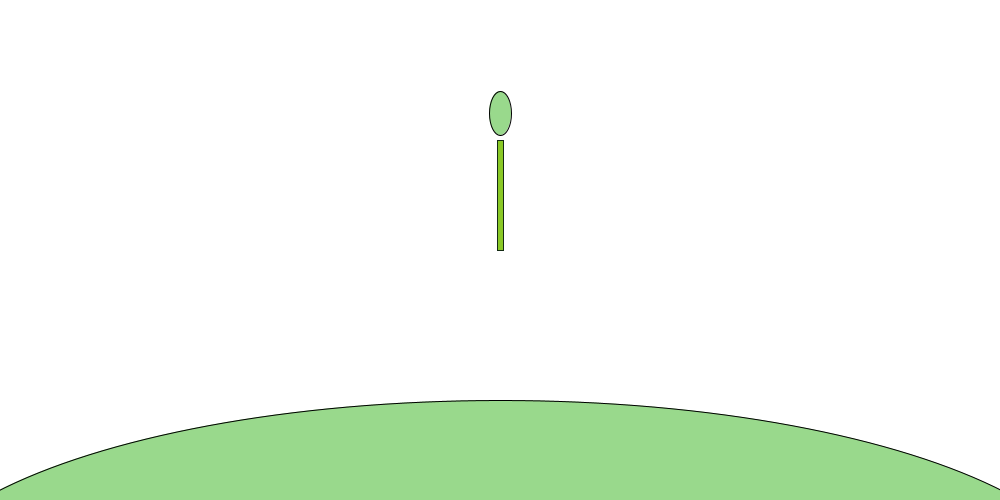
Frame 1 (no input)
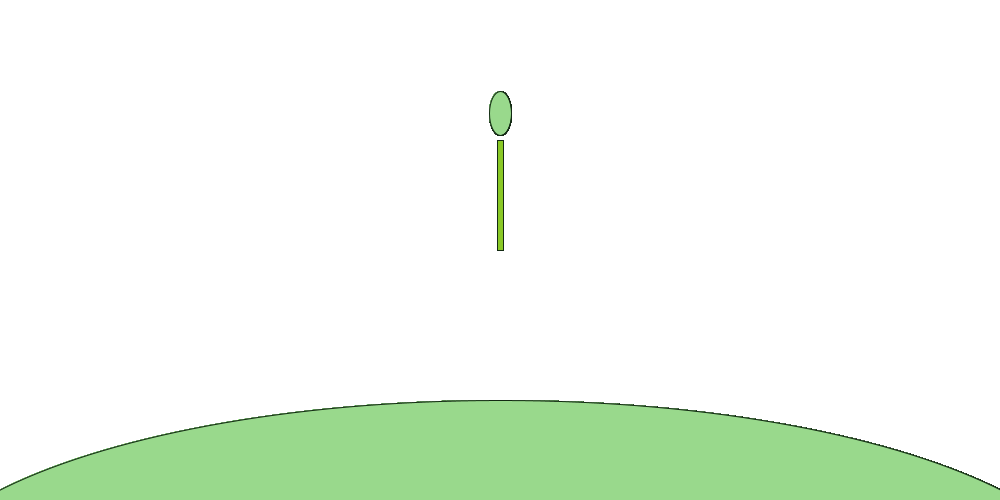
Frame 60 (the mouse pressed at the canvas centre just before this capture)
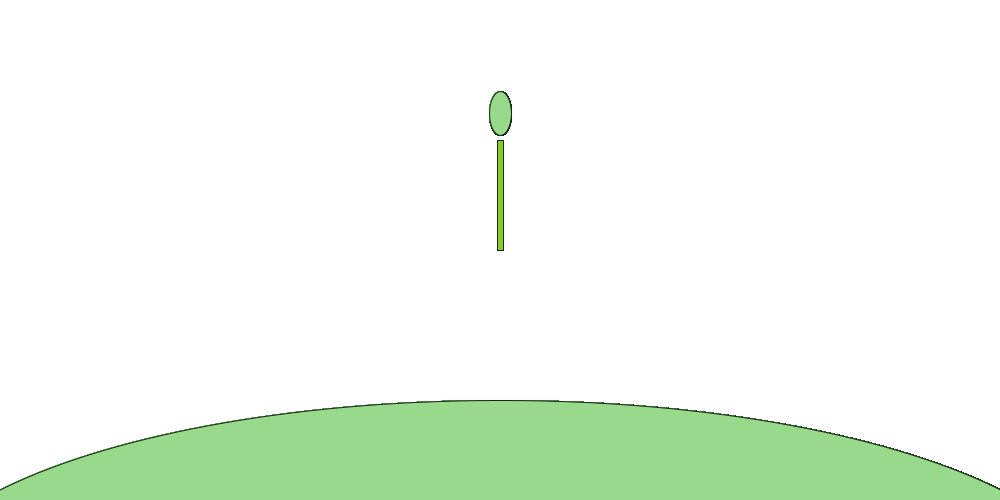
Frame 120 (the mouse held since frame 60 and released just before this capture)

The Processing sketch that drew these frames (run headless with seeded random() and noise(); from frame 60 on, the mouse is pressed at the canvas centre):

// Processing sketch: Clay_Project
// ── Clay_Project.pde
//person in flower garden/field looking at the sky ( may be sun set idk)  on a hill


//colours
color hillgreen=#99d98c;
//color hillgreen=#8ac926;
color stem=#8ac926;
color greenOutline=#132a13;










//setup 
void setup(){
  size(1000,500);
  background(255);
}



//draw function
void draw(){
hill();
flower(500,250);
}



//hills
void hill(){
  fill(hillgreen);
  ellipse(500,600,1200,400);
}

//flowers
void flower(float x, float y){
  pushMatrix();
  translate(x,y);
    pedal(0,0,0);
  strokeWeight(1);
  stroke(greenOutline);
  fill(stem);
  rect(-3,-110,6,110);
  popMatrix();
}

//pedals
void pedal(float x, float y,float a){
  pushMatrix();
  rotate(degrees(a));
  //translate();
  ellipse(0,-137,22,44);
  popMatrix();
}
